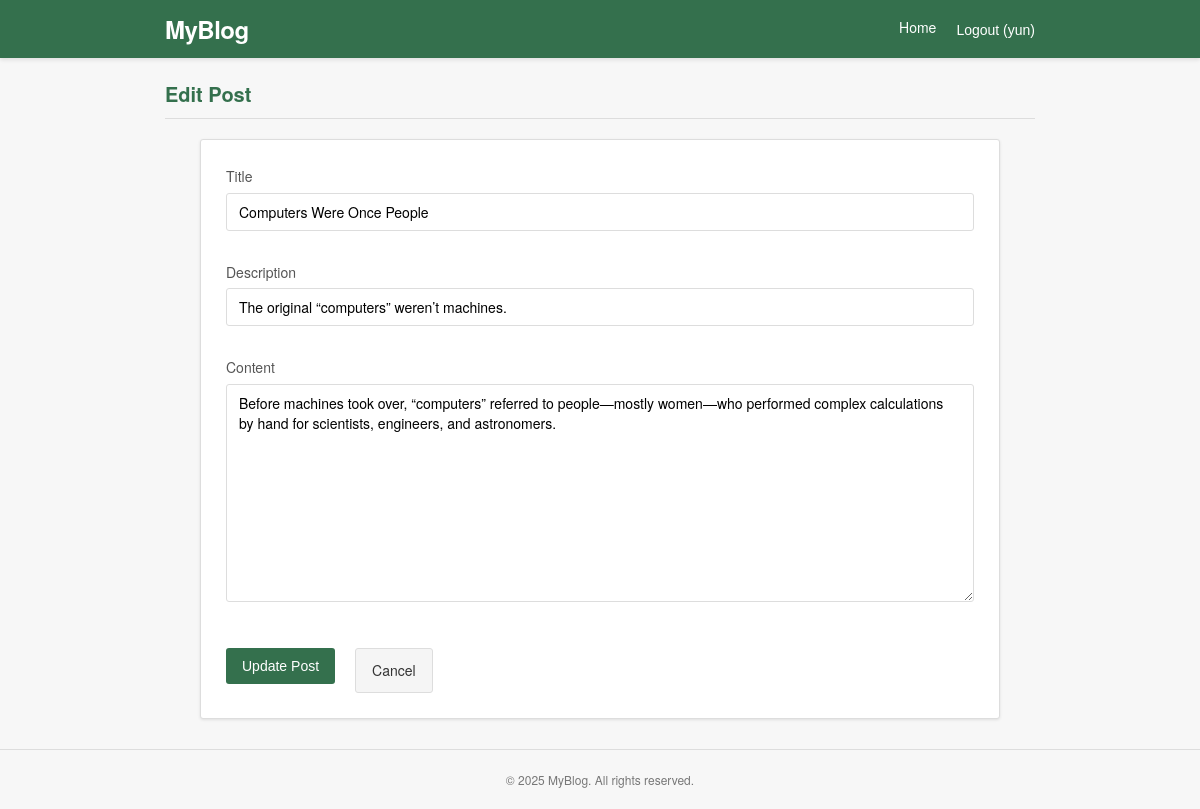
/post/13/edit/ (signed in), run on the app's committed database.
### posts/models.py (models this page shows, shortened)
class Post(models.Model):
    title = models.CharField(max_length=200)
    description = models.TextField()
    content = models.TextField()
    author = models.ForeignKey(User, on_delete=models.CASCADE, related_name='posts', null=True, blank=True)
    created_at = models.DateTimeField(null=True, blank=True)

### posts/views.py (the view, shortened to what this page needs)
# urls.py: path('post/<int:pk>/edit/', PostUpdateView.as_view(), name='post_edit'),
class PostUpdateView(LoginRequiredMixin, UpdateView):
    model = Post
    form_class = PostForm
    template_name = 'posts/post_form.html'
    def get_queryset(self):
        return Post.objects.filter(author=self.request.user)

### posts/forms.py
class PostForm(forms.ModelForm):
    class Meta:
        model = Post
        fields = ['title', 'description', 'content']
        widgets = {
            'title': forms.TextInput(attrs={'class': 'form-input'}),
            'description': forms.TextInput(attrs={'class': 'form-input'}),
            'content': forms.Textarea(attrs={'class': 'form-input', 'rows': 10}),
        }

### posts/templates/posts/post_form.html (shortened to what this page needs)
{% load static %}
<!DOCTYPE html>
<html lang="en">
<head>
</head>
<body>
    <header class="header">
        <div class="header-container">
            <div class="logo"><a href="{% url 'post_list' %}">MyBlog</a></div>
            <div class="nav-links">
                <a href="{% url 'post_list' %}" class="nav-link">Home</a>
                {% if user.is_authenticated %}
                    <form method="post" action="{% url 'logout' %}" style="display: inline;">
                        <input type="submit" value="Logout ({{ user.username }})" class="nav-link" style="background: none; border: none; color: white; cursor: pointer; font-size: 14px; padding: 0;">
                    </form>
                {% else %}
                    <a href="{% url 'login' %}" class="nav-link">Login</a>
                    <a href="{% url 'signup' %}" class="nav-link">Sign Up</a>
                {% endif %}
            </div>
        </div>
    </header>
    <main class="container">
        <h1 class="page-title">{% if object %}Edit Post{% else %}New Post{% endif %}</h1>
        <div class="post-form-container">
            <form class="post-form" method="post">
                <div class="form-group">
                    <label for="id_title" class="form-label">Title</label>
                    {{ form.title }}
                </div>
                <div class="form-group">
                    <label for="id_description" class="form-label">Description</label>
                    {{ form.description }}
                </div>
                <div class="form-group">
                    <label for="id_content" class="form-label">Content</label>
                    {{ form.content }}
                </div>
                <div class="form-actions">
                    <button type="submit" class="form-submit">{% if object %}Update{% else %}Create{% endif %} Post</button>
                    <a href="{% url 'post_list' %}" class="form-cancel">Cancel</a>
                </div>
            </form>
        </div>
    </main>
    <footer class="footer">
        <p>© {% now "Y" %} MyBlog. All rights reserved.</p>
    </footer>
</body>
</html>

### posts/templates/posts/post_form.html (style rules this page uses)
* { margin: 0; padding: 0; box-sizing: border-box; }
body { font-family: 'Lucida Grande', 'Frutiger', 'Helvetica Neue', Arial, sans-serif; background-color: #f7f7f7; color: #333; line-height: 1.6; }
.header { background-color: #34704D; color: white; padding: 10px 0; box-shadow: 0 2px 4px rgba(0, 0, 0, 0.1); }
.header-container { max-width: 900px; margin: 0 auto; padding: 0 15px; display: flex; justify-content: space-between; align-items: center; }
.logo { font-size: 24px; font-weight: bold; letter-spacing: -0.5px; }
.logo a { color: white; text-decoration: none; }
.nav-links { display: flex; gap: 20px; }
.nav-link { color: white; text-decoration: none; font-size: 14px; }
.container { max-width: 900px; margin: 20px auto; padding: 0 15px; }
.page-title { color: #34704D; margin-bottom: 20px; font-size: 20px; font-weight: bold; padding-bottom: 8px; border-bottom: 1px solid #ddd; }
.post-form-container { background-color: white; border: 1px solid #ddd; border-radius: 3px; padding: 25px; box-shadow: 0 1px 3px rgba(0, 0, 0, 0.1); max-width: 800px; margin: 0 auto; }
.post-form { display: flex; flex-direction: column; gap: 15px; }
.form-group { margin-bottom: 15px; }
.form-label { display: block; margin-bottom: 5px; font-size: 14px; color: #555; }
.form-input { width: 100%; padding: 8px 12px; border: 1px solid #ddd; border-radius: 3px; font-family: inherit; font-size: 14px; }
.form-submit { background-color: #34704D; color: white; border: none; padding: 10px 16px; border-radius: 3px; font-size: 14px; cursor: pointer; transition: background-color 0.2s; margin-top: 10px; align-self: flex-start; }
.form-cancel { background-color: #f5f5f5; color: #333; border: 1px solid #ddd; padding: 10px 16px; border-radius: 3px; font-size: 14px; cursor: pointer; transition: background-color 0.2s; margin-top: 10px; margin-left: 10px; text-decoration: none; }
.form-actions { display: flex; gap: 10px; }
.footer { text-align: center; padding: 20px 15px; margin-top: 30px; color: #777; font-size: 12px; border-top: 1px solid #ddd; }

### data on the page
Post: title "Computers Were Once People", description "The original “computers” weren’t machines.", content "Before machines took over, “computers” referred to people—mostly women—who performed complex calculations by hand for scientists, engineers, and astronomers."
